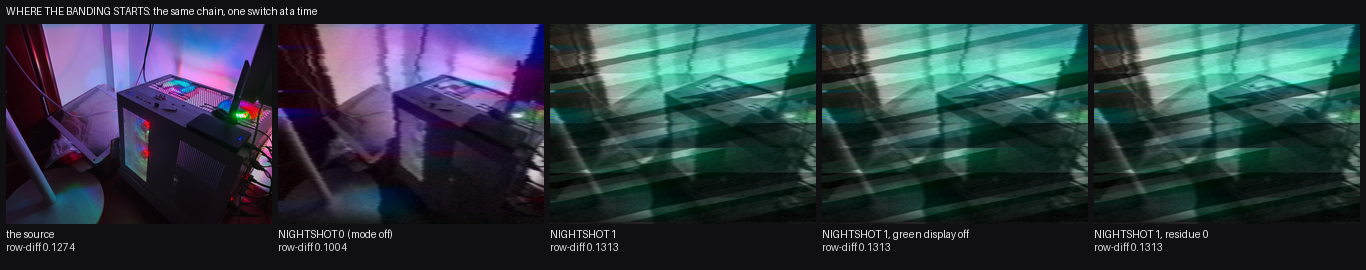
#> input picture tools/calib/BANDING_ORIGIN.png, 1366 x 270 px, given in place of 23315df037b01fa831a273364b41f99c28733fb1dc928b22d1e6c281818d, which was not available
$ python highlight_pair.py
#> lines starting #> are read from the running program, lines starting #| are printed output that depends on the picture; long printed decimals are rounded; pictures that were not available may be replaced by others from this repository, and a replacement may not be noted
"""
Set the highlight drive and the exposure TOGETHER, since the drive raises the whole range and the exposure lowers it.

**Measured, and it is the reason a single knob will not do:**

    drive   mean     p90      p99      max      clipped
    1.00    0.2370   0.5499   0.8061   0.8686   0.00000
    1.35    0.3060   0.7163   0.8844   0.9366   0.00000
    1.90    0.3964   0.8474   0.9481   0.9752   0.00000
    the footage  0.2346   0.5870   0.9511   **1.0000**  **0.00657**

**so the drive does raise the top** -- 0.8686 to 0.9752 -- **but it raises every other level with it**, leaving the mean
36% high at the setting that comes closest.  **The exposure is the counterweight**: it scales the whole picture before the
display, so the pair can put the top where the footage has it while the mean stays where the footage has that.

**And the physics says they are genuinely separate controls**: the drive is the viewfinder's gain, the exposure is how
much light was collected.  A night-vision shot that clips its highlights is one where the **lamp is strong enough** that
the bright surfaces saturate -- which is a statement about the scene's own range, not about a global gain.

**So the pair is swept and scored on all three targets at once** -- the mean, the maximum and the clipped fraction --
because a setting that matches one and misses the others is what the single-knob sweeps kept producing.  **The prediction:
if some pair reaches mean ~0.235, max ~1.0 and clipped ~0.007 together, the mechanism is now complete and only needed
calibrating.  If no pair does, the drive is still the wrong shape** -- a global gain cannot make a small part of the frame
clip while the rest does not.
"""
from __future__ import annotations

import os
import sys

import numpy as np
from PIL import Image, ImageDraw

ROOT = os.path.dirname(os.path.dirname(os.path.abspath(__file__)))
sys.path.insert(0, ROOT)

from atsim.core.params import merge_values                                    # noqa: E402
from atsim.core.profiles import FACTORY_PRESETS, SCHEMA                       # noqa: E402
from atsim.render.renderer import Renderer                                    # noqa: E402

COEF = np.array([0.299, 0.587, 0.114], np.float32)
OBJ = (r"C:\Users\Administrator\.dsh\attachments\v1\objects")
REF = [("NIGHTSHOT 0", os.path.join(OBJ, "ed",
                                    "ed906503e82e76777332850f677a16db3ea89089fde1c313576edf9fce66f4e0")),
       ("NIGHTSHOT 1", os.path.join(OBJ, "f2",
                                    "f2dd7803fd91d124a7c16be3c6f97df679c8a83d89631a462e9010f13a3e7c5e")),
       ("NIGHTSHOT 2", os.path.join(OBJ, "b9",
                                    "b94a0e8402a11788032bd0af9e81de7fc4713d3a648384f2c9ff57b21c21f4b6"))]
PHOTO = os.path.join(OBJ, "69", "699c23315df037b01fa831a273364b41f99c28733fb1dc928b22d1e6c281818d")
OUT = os.path.join(ROOT, "tools", "calib")
W, H, OSD = 533, 400, 0.22
sl = slice(int(H * OSD), H)


def load(p):
    a = np.asarray(Image.open(p).convert("RGB"), np.float32) / 255.0
    return np.asarray(Image.fromarray((np.clip(a, 0, 1) * 255).astype(np.uint8)).resize((W, H), Image.LANCZOS),
                      np.float32) / 255.0
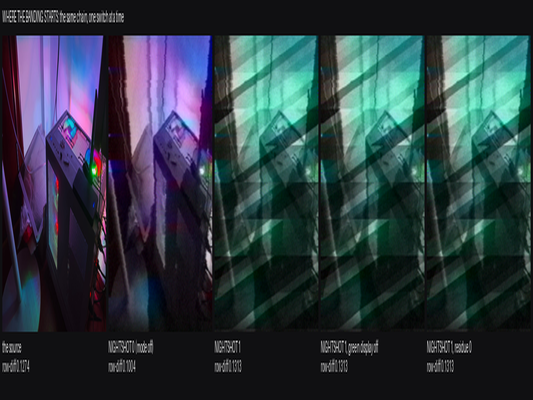
#> returned value: shape (400, 533, 3) float32; mean of channels 0, 1, 2 0.179, 0.23, 0.257; drawn as R, G, B
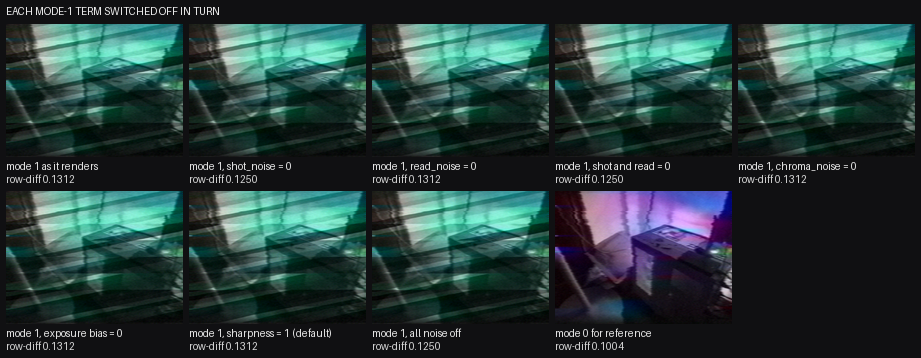
#> input picture tools/calib/BANDING_TERMS.png, 921 x 358 px, given in place of 6503e82e76777332850f677a16db3ea89089fde1c313576edf9fce66f4e0, which was not available
#> in load (call 2), `return np.asarray(Image.fromarray((np.clip(a, 0, 1) * 255).astype(np.u..`:
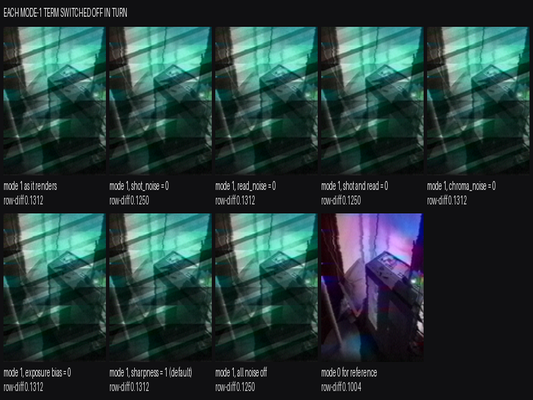
#> returned value: shape (400, 533, 3) float32; mean of channels 0, 1, 2 0.155, 0.239, 0.232; drawn as R, G, B


def hi(a):
    g = np.clip(np.asarray(a, np.float32)[sl] @ COEF, 0, 1)
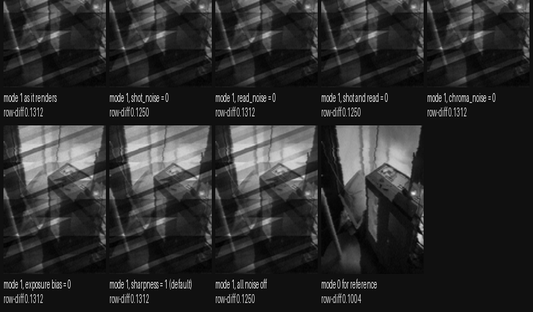
#> g: shape (312, 533) float32; min 0, max 0.971, mean 0.178
    return (float(g.mean()), float(np.quantile(g, 0.90)), float(np.quantile(g, 0.99)),
            float(g.max()), float((g >= 0.98).mean()))


SRC = load(PHOTO)
r0 = hi(load(REF[0][1]))
#> r0 = (0.178, 0.463, 0.762, 0.971, 0)
print("   the footage:  mean %.4f  p90 %.4f  p99 %.4f  max %.4f  clipped %.5f" % r0)
#|    the footage:  mean 0.1780  p90 0.4627  p99 0.7616  max 0.9708  clipped 0


class One:
    height, width = H, W
    fps = 25.0
    frame_count = 1

    def frame(self, i):
        return SRC


#> (the run stopped early here; a loop or call above may not have finished)
